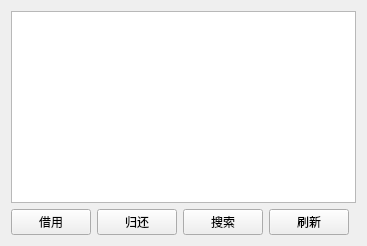
<?xml version="1.0" encoding="UTF-8"?>
<ui version="4.0">
 <class>BorrowReturnWidget</class>
 <widget class="QWidget" name="BorrowReturnWidget">
  <layout class="QVBoxLayout" name="verticalLayout">
   <item>
    <widget class="QTableView" name="tableView"/>
   </item>
   <item>
    <layout class="QHBoxLayout" name="buttonLayout">
     <item><widget class="QPushButton" name="borrowButton"><property name="text"><string>借用</string></property></widget></item>
     <item><widget class="QPushButton" name="returnButton"><property name="text"><string>归还</string></property></widget></item>
     <item><widget class="QPushButton" name="searchButton"><property name="text"><string>搜索</string></property></widget></item>
     <item><widget class="QPushButton" name="refreshButton"><property name="text"><string>刷新</string></property></widget></item>
     <item><spacer name="horizontalSpacer"><property name="orientation"><enum>Qt::Horizontal</enum></property><property name="sizeType"><enum>QSizePolicy::Expanding</enum></property></spacer></item>
    </layout>
   </item>
  </layout>
 </widget>
 <resources/>
 <connections/>
</ui> 
